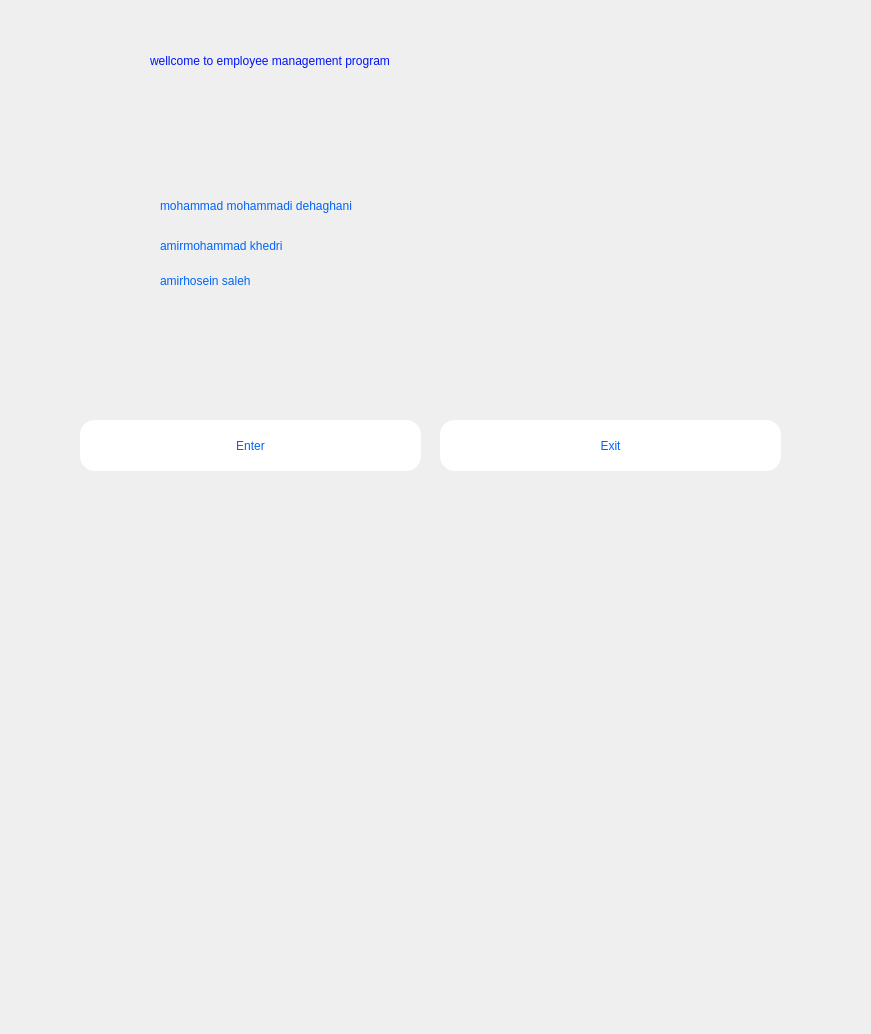
<?xml version="1.0" encoding="UTF-8"?>
<ui version="4.0">
 <class>MainWindow</class>
 <widget class="QMainWindow" name="MainWindow">
  <property name="geometry">
   <rect>
    <x>0</x>
    <y>0</y>
    <width>871</width>
    <height>1034</height>
   </rect>
  </property>
  <property name="windowTitle">
   <string>MainWindow</string>
  </property>
  <property name="styleSheet">
   <string notr="true">background-image: url(:/Screenshot 2024-07-05 130354.png);
border-radius:15%;
color: rgb(0, 100, 250);
font: 12pt &quot;MV Boli&quot;;</string>
  </property>
  <widget class="QWidget" name="centralwidget">
   <widget class="QPushButton" name="pushButton_3">
    <property name="geometry">
     <rect>
      <x>440</x>
      <y>420</y>
      <width>341</width>
      <height>51</height>
     </rect>
    </property>
    <property name="styleSheet">
     <string notr="true">background-color: qlineargradient(spread:reflect, x1:0, y1:0, x2:1, y2:1, stop:0 rgba(255, 0, 0, 255), stop:1 rgba(255, 255, 255, 255));
background-color: qlineargradient(spread:pad, x1:0, y1:0, x2:1, y2:1, stop:0 rgba(255, 255, 255, 255), stop:1 rgba(255, 255, 255, 255));
border-radius:15%;
color: rgb(0, 100, 250);
font: 14pt &quot;MV Boli&quot;;
</string>
    </property>
    <property name="text">
     <string>Exit</string>
    </property>
   </widget>
   <widget class="QPushButton" name="pushButton_4">
    <property name="geometry">
     <rect>
      <x>80</x>
      <y>420</y>
      <width>341</width>
      <height>51</height>
     </rect>
    </property>
    <property name="styleSheet">
     <string notr="true">background-color: qlineargradient(spread:reflect, x1:0, y1:0, x2:1, y2:1, stop:0 rgba(255, 0, 0, 255), stop:1 rgba(255, 255, 255, 255));
background-color: qlineargradient(spread:pad, x1:0, y1:0, x2:1, y2:1, stop:0 rgba(255, 255, 255, 255), stop:1 rgba(255, 255, 255, 255));
border-radius:15%;
color: rgb(0, 100, 250);
font: 14pt &quot;MV Boli&quot;;
</string>
    </property>
    <property name="text">
     <string>Enter</string>
    </property>
   </widget>
   <widget class="QLabel" name="label">
    <property name="geometry">
     <rect>
      <x>150</x>
      <y>10</y>
      <width>681</width>
      <height>101</height>
     </rect>
    </property>
    <property name="styleSheet">
     <string notr="true">border-radius:15%;
color: rgb(0, 20, 250);
font: 20pt &quot;MV Boli&quot;;</string>
    </property>
    <property name="text">
     <string>wellcome to employee management program</string>
    </property>
   </widget>
   <widget class="QLabel" name="label_2">
    <property name="geometry">
     <rect>
      <x>160</x>
      <y>190</y>
      <width>401</width>
      <height>31</height>
     </rect>
    </property>
    <property name="styleSheet">
     <string notr="true">border-radius:15%;
color: rgb(0, 100, 250);
font: 12pt &quot;MV Boli&quot;;</string>
    </property>
    <property name="text">
     <string>mohammad mohammadi dehaghani</string>
    </property>
   </widget>
   <widget class="QLabel" name="label_3">
    <property name="geometry">
     <rect>
      <x>160</x>
      <y>230</y>
      <width>281</width>
      <height>31</height>
     </rect>
    </property>
    <property name="styleSheet">
     <string notr="true">border-radius:15%;
color: rgb(0, 100, 250);
font: 12pt &quot;MV Boli&quot;;</string>
    </property>
    <property name="text">
     <string>amirmohammad khedri</string>
    </property>
   </widget>
   <widget class="QLabel" name="label_4">
    <property name="geometry">
     <rect>
      <x>160</x>
      <y>260</y>
      <width>241</width>
      <height>41</height>
     </rect>
    </property>
    <property name="styleSheet">
     <string notr="true">border-radius:15%;
color: rgb(0, 100, 250);
font: 12pt &quot;MV Boli&quot;;</string>
    </property>
    <property name="text">
     <string>amirhosein saleh</string>
    </property>
   </widget>
  </widget>
  <widget class="QMenuBar" name="menubar">
   <property name="geometry">
    <rect>
     <x>0</x>
     <y>0</y>
     <width>871</width>
     <height>45</height>
    </rect>
   </property>
  </widget>
  <widget class="QStatusBar" name="statusbar"/>
 </widget>
 <resources/>
 <connections/>
</ui>
